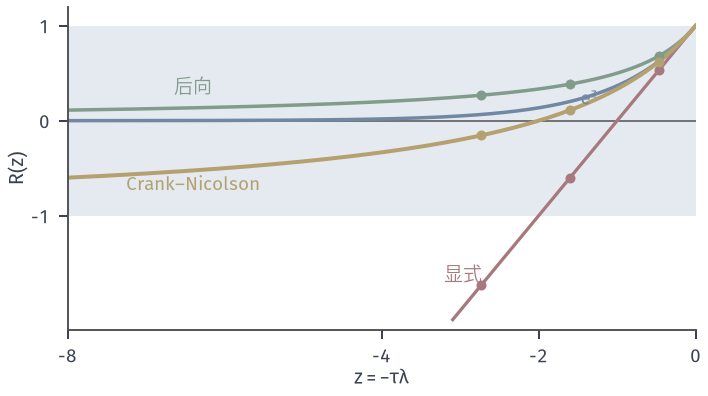

Reproduce this figure in Python.
from pathlib import Path
import sys
HERE = Path(__file__).resolve().parent
sys.path.insert(0, str(HERE.parent/"pdenum-common"))
from pdenum_fig import *
# One-step factors on the negative axis; dots are z=-tau*lambda for h=1/4, tau=0.05.
z = np.linspace(-8, 0, 800); lams = [4*16*np.sin(m*PI/8)**2 for m in (1, 2, 3)]; tau = .05
fig, ax = figure(width_mm=100, height_mm=56)
ax.axhspan(-1, 1, color=BLUE_FILL, lw=0, zorder=0); ax.axhline(0, color=STROKE, lw=.6)
ax.plot(z, np.exp(z), color=BLUE, lw=1.4)
ax.plot(z[z >= -3.1], 1+z[z >= -3.1], color=RED, lw=1.3)
ax.plot(z, 1/(1-z), color=GREEN, lw=1.4); ax.plot(z, (1+z/2)/(1-z/2), color=YELLOW, lw=1.6)
zs = [-tau*l for l in lams]
ax.plot(zs, [1+s for s in zs], 'o', ms=4, color=RED, mew=0, zorder=6)
ax.plot(zs, [1/(1-s) for s in zs], 'o', ms=4, color=GREEN, mew=0, zorder=6)
ax.plot(zs, [(1+s/2)/(1-s/2) for s in zs], 'o', ms=4, color=YELLOW, mew=0, zorder=6)
lab(ax, -2.72, -1.62, '显式', RED, ha='right', va='center'); lab(ax, -6.4, .29, '后向', GREEN, ha='center'); lab(ax, -6.4, -.73, 'Crank–Nicolson', YELLOW, ha='center'); lab(ax, -1.25, .17, r'$\mathrm{e}^{z}$', BLUE, ha='right')
ax.set_xlim(-8, 0); ax.set_ylim(-2.2, 1.2); ax.set_xticks([-8, -4, -2, 0]); ax.set_yticks([-1, 0, 1]); ax.set_xlabel(r'$z=-\tau\lambda$', labelpad=1); ax.set_ylabel(r'$R(z)$', labelpad=1)
save(fig, HERE, 'figure', {'tau': tau, 'lams': lams, 'z': zs}); print(zs)
